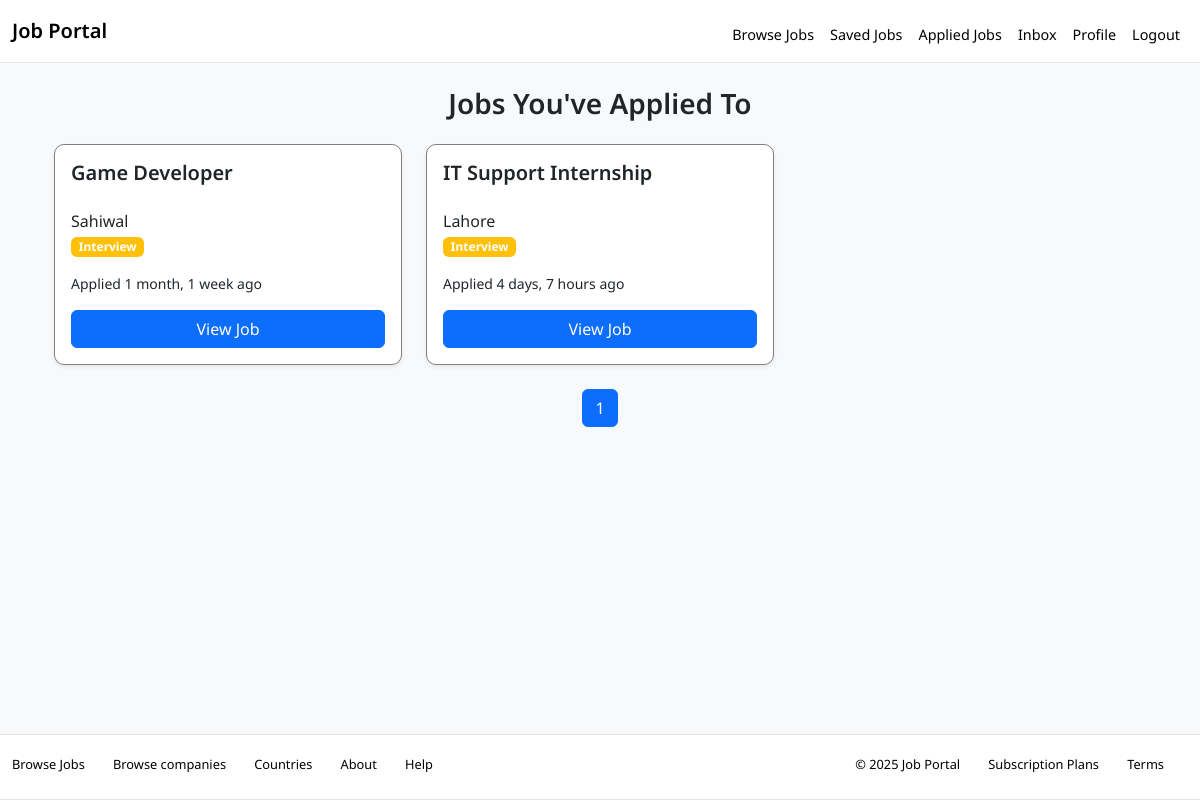
The page /seeker/applied/ (signed in) on the database as committed earlier.
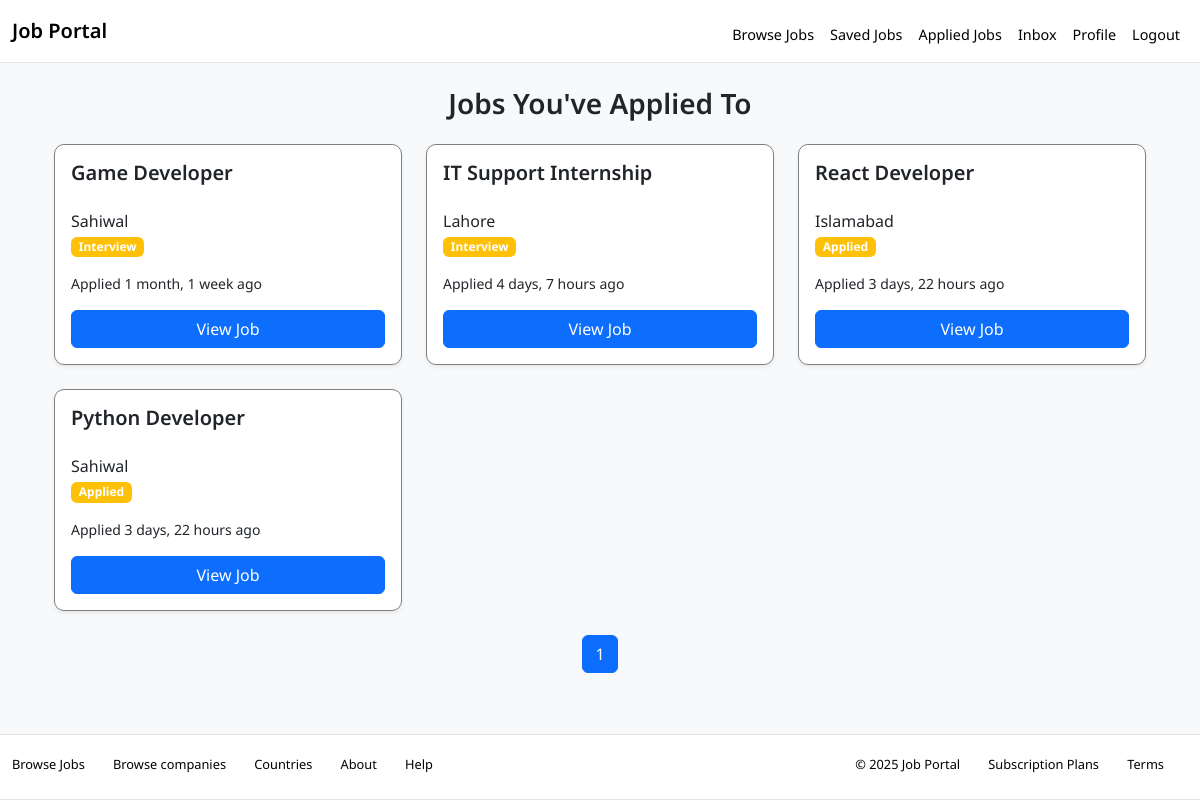
The same page on the database as committed later.
### core/models.py (models this page shows)
class Application(models.Model):
    job = models.ForeignKey(Job, on_delete=models.CASCADE)
    seeker = models.ForeignKey(JobSeekerProfile, on_delete=models.CASCADE)
    resume = models.FileField(upload_to='applications/')
    cover_letter = models.TextField(blank=True)
    status = models.CharField(max_length=20, choices=[('applied', 'Applied'), ('interview', 'Interview Scheduled'), ('rejected', 'Rejected'), ('hired', 'Hired')], default='applied')
    applied_at = models.DateTimeField(auto_now_add=True)

class Job(models.Model):
    employer = models.ForeignKey(EmployerProfile, on_delete=models.CASCADE)
    title = models.CharField(max_length=150)
    description = models.TextField()
    skills_required = models.TextField()
    location = models.CharField(max_length=100)
    salary_min = models.IntegerField()
    salary_max = models.IntegerField()
    job_type = models.CharField(max_length=20, choices=[('full', 'Full-Time'), ('part', 'Part-Time'), ('remote', 'Remote'), ('intern', 'Internship')])
    created_at = models.DateTimeField(auto_now_add=True)
    expiry_date = models.DateField()
    is_active = models.BooleanField(default=True)

### core/views.py (the view)
# urls.py: path('seeker/applied/', applied_jobs_page, name='applied-jobs'),
@login_required
def applied_jobs_page(request):
    if request.user.role != 'seeker':
        messages.error(request, "Not authorized.")
        return redirect('dashboard')
    seeker = request.user.jobseekerprofile
    applications = Application.objects.filter(seeker=seeker).select_related('job')
    paginator = Paginator(applications, 6)  # show 6 applications per page
    page = request.GET.get('page')
    page_obj = paginator.get_page(page)
    return render(request, 'core/applied_jobs.html', {
        'applications': page_obj
    })

### core/templates/core/applied_jobs.html (shortened to what this page needs)
{% extends 'base.html' %}
{% block content %}
<div class="container p-4">
  <h3 class="text-center mb-4">Jobs You've Applied To</h3>
  {% if not applications %}
    <div class="alert alert-warning mt-4">
      You haven't applied to any jobs yet.
    </div>
  {% else %}
    <div class="row g-4">
      {% for application in applications %}
        <div class="col-md-4">
          <div class="card p-3 shadow-sm" style="border-radius: 10px; border: 1px solid grey">
            <h5>{{ application.job.title }}</h5>
            <span>{{ application.job.location }}</span>
            <div class="mb-3">
              <span class="badge {% if application.status == 'accepted' %}bg-success{% elif application.status == 'rejected' %}bg-danger{% else %}bg-warning{% endif %}">
                {{ application.status|capfirst }}
              </span>
            </div>
            <small>Applied {{ application.applied_at|timesince }} ago</small>
            <a
              href="{% url 'job-detail' application.job.id %}"
              class="btn btn-primary mt-3">
              View Job
            </a>
          </div>
        </div>
      {% endfor %}
    </div>
    <div class="pagination mt-4 d-flex justify-content-center">
      <ul class="pagination mb-0">
        {% for num in applications.paginator.page_range %}
          <li class="page-item {% if applications.number == num %}active{% endif %}">
            <a class="page-link" href="?page={{ num }}">{{ num }}</a>
          </li>
        {% endfor %}
      </ul>
    </div>
  {% endif %}
</div>
{% endblock %}

### core/templates/base.html (shortened to what this page needs)
{% load static %}
<!DOCTYPE html>
<html lang="en">
<head>
  <link href="https://cdn.jsdelivr.net/npm/bootstrap@5.3.0/dist/css/bootstrap.min.css" rel="stylesheet">
  <link href="https://cdn.jsdelivr.net/npm/bootstrap-icons@1.10.5/font/bootstrap-icons.css" rel="stylesheet">
  <link href="https://cdn.jsdelivr.net/npm/aos@2.3.4/dist/aos.css" rel="stylesheet">
</head>
<body class="d-flex flex-column bg-light min-vh-100">
  {% include 'core/header.html' %}
  <main class="flex-grow-1">
    {% block content %}{% endblock %}
  </main>
  {% include 'core/footer.html' %}
</body>
</html>

### core/templates/core/header.html (shortened to what this page needs)
<nav class="navbar navbar-expand-lg navbar-light">
  <div class="container-fluid">
    <a class="navbar-brand" href="/">Job Portal</a>
    <div class="collapse navbar-collapse" id="navbarNav">
      <ul class="navbar-nav ms-auto">
        {% if user.is_authenticated %}
          {% if user.role == 'seeker' %}
          <li class="nav-item"><a class="nav-link" href="{% url 'job-list' %}">Browse Jobs</a></li>
          <li class="nav-item"><a class="nav-link" href="{% url 'saved-jobs' %}">Saved Jobs</a></li>
          <li class="nav-item"><a class="nav-link" href="{% url 'applied-jobs' %}">Applied Jobs</a></li>
          <li class="nav-item"><a class="nav-link" href="{% url 'inbox' %}">Inbox</a></li>
          <li class="nav-item"><a class="nav-link" href="{% url 'seeker-profile' %}">Profile</a></li>
          {% elif user.role == 'admin' %}
          <li class="nav-item"><a class="nav-link" href="{% url 'view-reports' %}">Reports</a></li>
          {% endif %}
          <li class="nav-item"><a class="nav-link" href="{% url 'logout' %}">Logout</a></li>
        {% else %}
          <li class="nav-item"><a class="nav-link" href="{% url 'login' %}">Login</a></li>
          <li class="nav-item"><a class="nav-link" href="{% url 'register' %}">Register</a></li>
        {% endif %}
      </ul>
    </div>
  </div>
</nav>

### core/templates/core/footer.html (shortened to what this page needs)
<footer class="bg-dark text-dark pt-3 pb-4">
  <div class="container-fluid d-flex justify-content-between align-items-center">
    <div class="left-links">
      <a href="/" class ="me-4" >Browse Jobs</a>
      <a href="/" class ="me-4" >Browse companies</a>
      <a href="/" class ="me-4" >Countries</a>
      <a href="/" class ="me-4" >About</a>
      <a href="/" class ="me-4" >Help</a>
    </div>
    <div class="right-links">
      <a href="/" class ="me-4" >© 2025 Job Portal</a>
      <a href="{% url 'subscription-plans' %}" class ="me-4" >Subscription Plans</a>
      <a href="/" class ="me-4" >Terms</a>
    </div>
  </div>
</footer>

### core/templates/base.html (style rules this page uses)
body { font-family: 'Noto Sans', 'Helvetica Neue', Helvetica, Arial, sans-serif !important; }
h3 { font-weight: 600; }
h5 { font-weight: 600; }
.navbar, footer.bg-dark { background-color:rgb(255, 255, 255) !important; border-bottom: 1px solid rgba(0, 0, 0, 0.1); }
footer.bg-dark { background-color:rgb(255, 255, 255) !important; border-top: 1px solid rgba(0, 0, 0, 0.1); }
.navbar .nav-link { color:rgb(0, 0, 0) !important; margin-top: 0.5rem; font-size: 0.9rem; position: relative; }
.navbar .nav-link::after { content: ''; position: absolute; bottom: -8px; height: 0; left: 50%; transform: translateX(-50%); width: 80%; background: #0a66c2; transition: height 0.3s ease; }
footer a { color:rgb(0, 0, 0) !important; font-size: 0.8rem; font-weight: 400; text-decoration: none; }
.navbar-brand { color:rgb(0, 0, 0) !important; font-weight: 600; }

Rows that differ between the two databases and show on the page:
added Application: job "React Developer", job.location "Islamabad", status "Applied", applied_at "3 days, 22 hours"
added Application: job "Python Developer", job.location "Sahiwal", status "Applied", applied_at "3 days, 22 hours"
